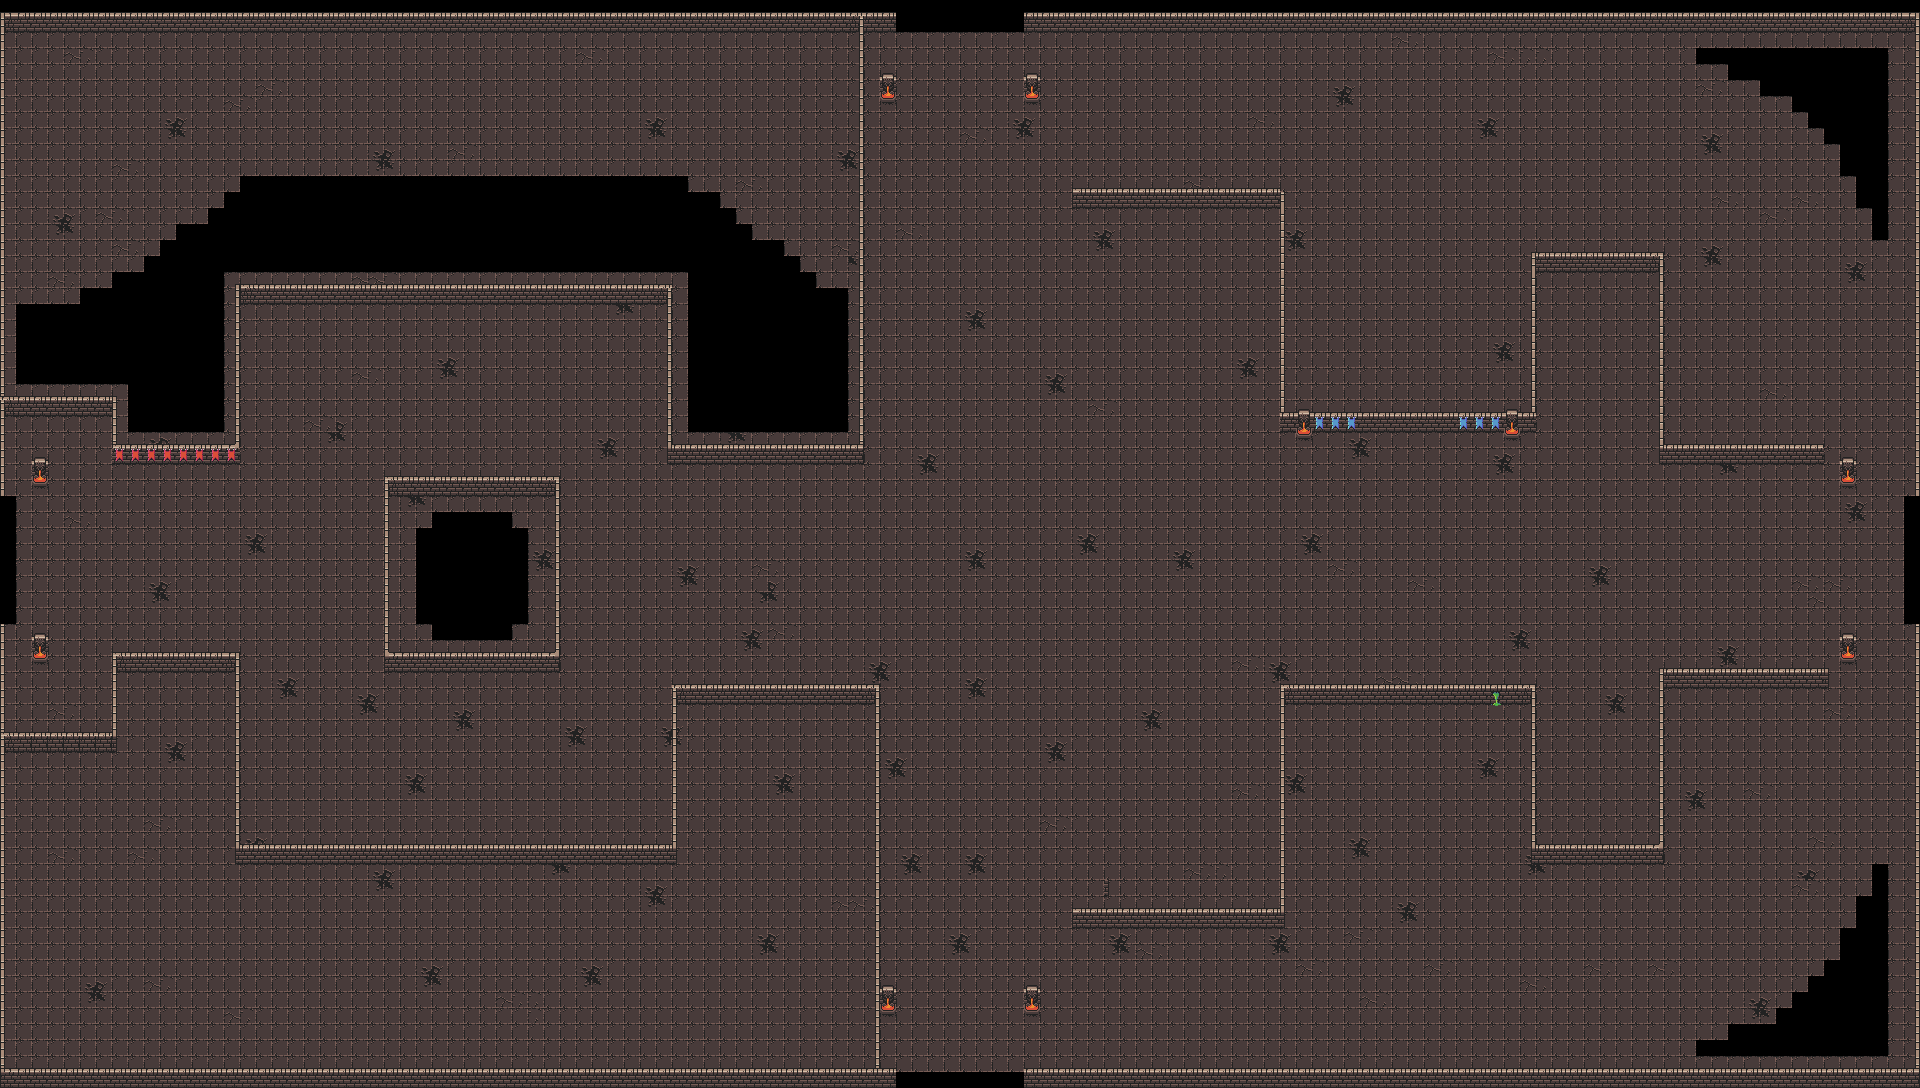

A 2D game scene composited from a Tiled map and its tileset images. What follows is a short description and the map's XML, with each tile layer's data collapsed to a summary:
An orthogonal 120x68 tile map with 16x16 px tiles, 4 tile layers (Sol, Collision, Decoration, Haut de Struct).

<map version="1.10" tiledversion="1.10.1" orientation="orthogonal" renderorder="right-down" width="120" height="68" tilewidth="16" tileheight="16" infinite="0" nextlayerid="5" nextobjectid="1">
 <tileset firstgid="1" source="dungeon.tsx" />
 <layer id="4" name="Sol" width="120" height="68">
  <data>[8160 cells, 7326 non-empty, 10 distinct tile ids]</data>
 </layer>
 <layer id="2" name="Collision" width="120" height="68">
  <data>[8160 cells, 885 non-empty, 22 distinct tile ids]</data>
 </layer>
 <layer id="3" name="Decoration" width="120" height="68">
  <data>[8160 cells, 0 non-empty, 0 distinct tile ids]</data>
 </layer>
 <layer id="1" name="Haut de Struct" width="120" height="68">
  <data>[8160 cells, 338 non-empty, 11 distinct tile ids]</data>
 </layer>
</map>
